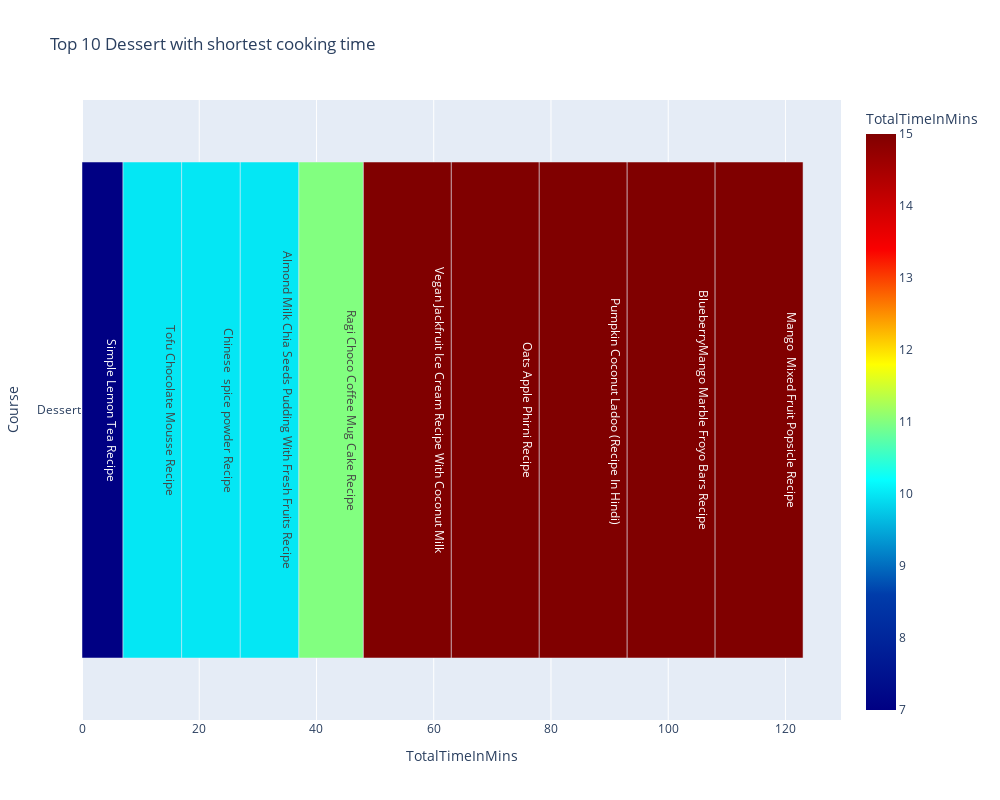

This figure's notebook cell:
### Markdown cell above
## Top 10 Dessert with shortest cooking time

### Code cell
#cooking_time_to_color = {10: 'red', 15: 'green', 20: 'blue'} 
#main_courses_shortest['Color'] = dataset['TotalTimeInMins'].map(cooking_time_to_color)
main_courses_shortest = dataset[(dataset['Course'] == 'Dessert') & (dataset['TotalTimeInMins'] > 0)].sort_values(by='TotalTimeInMins').head(10)
#print(main_courses_shortest)
#cooking_time_to_color = {10: 'red', 15: 'green', 20: 'blue'} 
fig = px.bar(main_courses_shortest, x='TotalTimeInMins', y='Course', 
             title='Top 10 Dessert with shortest cooking time',
             category_orders={"CookTimeInMins": [10, 15, 20]},
             text=main_courses_shortest["EnglishRecepie"],
             #color='Color')  # Color bars based on cooking time
             color='TotalTimeInMins',
             color_continuous_scale='jet')
fig.update_layout(width=1000, height=800) 

fig.show()

### Figure 1 — Plotly figure (JSON) as saved in the notebook; plotly's stock layout.template omitted (floating-point values rounded to 4 significant figures)
{"data": [{"alignmentgroup": "True", "hovertemplate": "TotalTimeInMins=%{marker.color}<br>Course=%{y}<br>EnglishRecepie=%{text}<extra></extra>", "legendgroup": "", "marker": {"color": [7, 10, 10, 10, 11, 15, 15, 15, 15, 15], "coloraxis": "coloraxis", "pattern": {"shape": ""}}, "name": "", "offsetgroup": "", "orientation": "h", "showlegend": false, "text": ["Simple Lemon Tea Recipe", "Tofu Chocolate Mousse Recipe", "Chinese  spice powder Recipe", "Almond Milk Chia Seeds Pudding With Fresh Fruits Recipe", "Ragi Choco Coffee Mug Cake Recipe", "Vegan Jackfruit Ice Cream Recipe With Coconut Milk", "Oats Apple Phirni Recipe", " Pumpkin Coconut Ladoo (Recipe In Hindi)", "BlueberryMango Marble Froyo Bars Recipe", "Mango  Mixed Fruit Popsicle Recipe"], "textposition": "auto", "type": "bar", "x": [7, 10, 10, 10, 11, 15, 15, 15, 15, 15], "xaxis": "x", "y": ["Dessert", "Dessert", "Dessert", "Dessert", "Dessert", "Dessert", "Dessert", "Dessert", "Dessert", "Dessert"], "yaxis": "y"}], "layout": {"barmode": "relative", "coloraxis": {"colorbar": {"title": {"text": "TotalTimeInMins"}}, "colorscale": [[0, "rgb(0,0,131)"], [0.2, "rgb(0,60,170)"], [0.4, "rgb(5,255,255)"], [0.6, "rgb(255,255,0)"], [0.8, "rgb(250,0,0)"], [1, "rgb(128,0,0)"]]}, "height": 800, "legend": {"tracegroupgap": 0}, "title": {"text": "Top 10 Dessert with shortest cooking time"}, "width": 1000, "xaxis": {"anchor": "y", "domain": [0, 1], "title": {"text": "TotalTimeInMins"}}, "yaxis": {"anchor": "x", "domain": [0, 1], "title": {"text": "Course"}}}}
